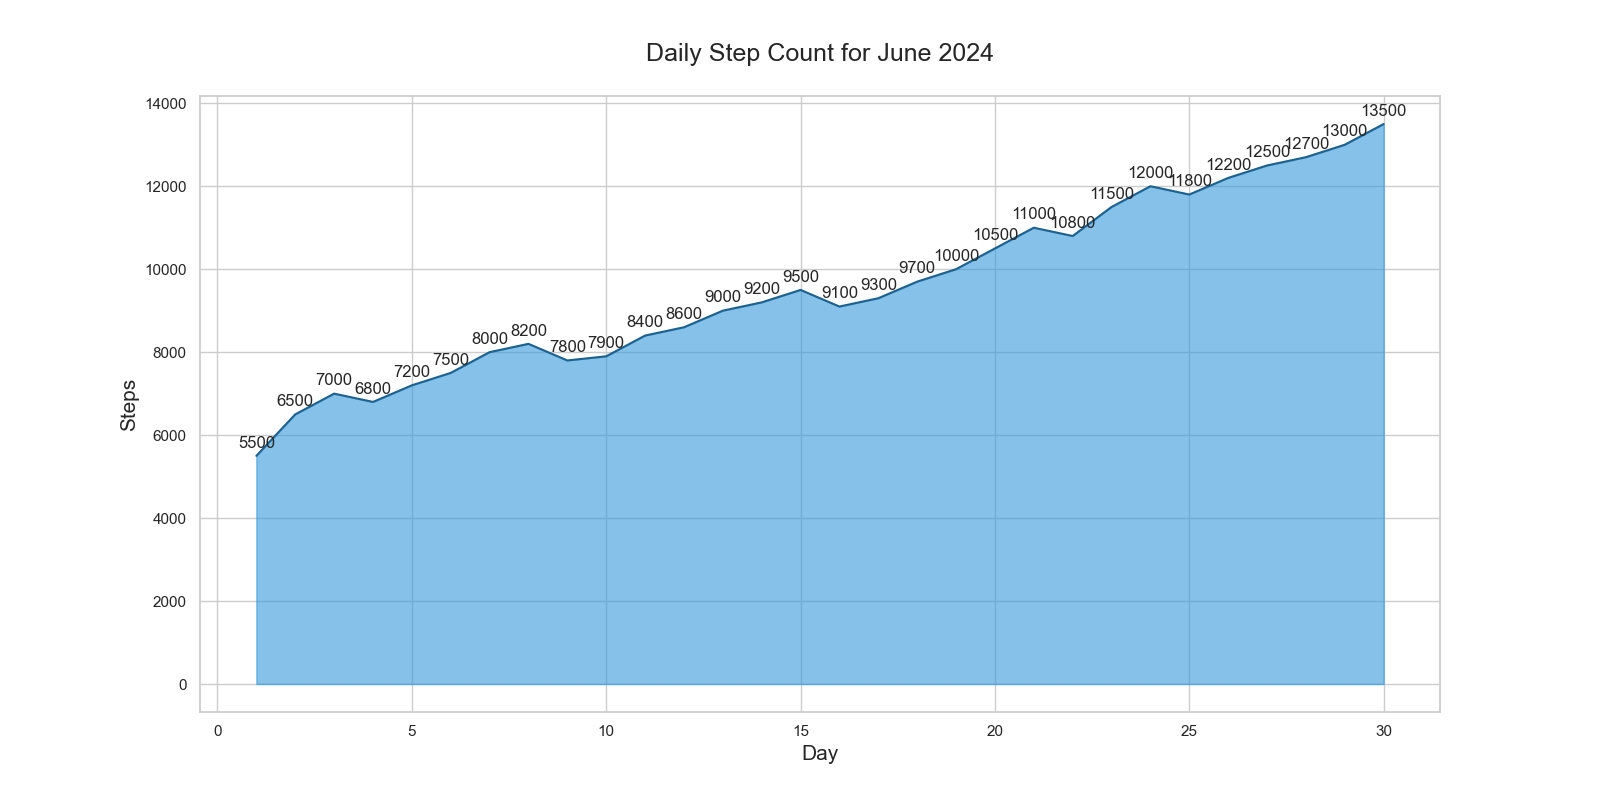

This figure's Python source:

import matplotlib.pyplot as plt
import pandas as pd

data = {
    'Day': list(range(1, 31)),
    'Steps': [
        5500, 6500, 7000, 6800, 7200, 7500, 8000, 8200, 7800, 7900,
        8400, 8600, 9000, 9200, 9500, 9100, 9300, 9700, 10000, 10500,
        11000, 10800, 11500, 12000, 11800, 12200, 12500, 12700, 13000, 13500
    ]
}

df = pd.DataFrame(data)

plt.figure(figsize=(16, 8))
plt.fill_between(df['Day'], df['Steps'], color='#3498DB', alpha=0.6)
plt.plot(df['Day'], df['Steps'], color='#1F618D')

plt.title('Daily Step Count for June 2024', fontsize=18, pad=25)
plt.xlabel('Day', fontsize=15)
plt.ylabel('Steps', fontsize=15)

for i, steps in enumerate(df['Steps']):
    plt.text(i + 1, steps + 200, f'{steps}', ha='center')

plt.grid(True)
plt.show()
